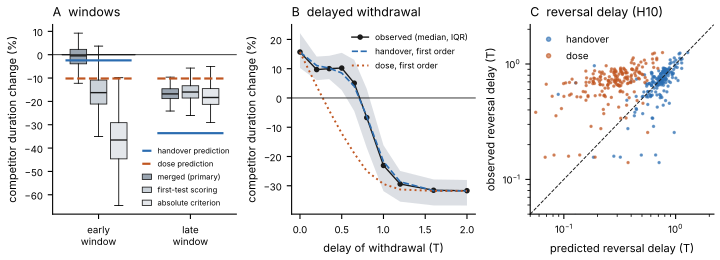

Python code for this plot:
"""Figure for the second registered test in Li et al.'s (2017) model (revised layout).
    python figure_li2017_test2_v2.py [results.json] [tests.json] [out.pdf]
(A) early and late windows under the three registered scorings, with each account's predicted median;
(B) delayed withdrawal: observed median curve and the first-order curves of the two accounts;
(C) observed reversal delay against each account's prediction, per configuration (H10)."""
import sys, json
import numpy as np
import matplotlib
matplotlib.use('Agg')
import matplotlib.pyplot as plt

plt.rcParams.update({'figure.dpi': 110, 'savefig.dpi': 300, 'font.size': 8, 'axes.spines.top': False,
                     'axes.spines.right': False, 'axes.labelsize': 8, 'axes.titlesize': 9, 'legend.fontsize': 7,
                     'xtick.labelsize': 7, 'ytick.labelsize': 7, 'figure.constrained_layout.use': True})
INK, ACC, WARN, MUT = '#1a1a1a', '#2b6cb0', '#c05621', '#9aa5b1'
src = sys.argv[1] if len(sys.argv) > 1 else 'li2017_test2_results.json'
tst = sys.argv[2] if len(sys.argv) > 2 else 'li2017_test2_tests.json'
out = sys.argv[3] if len(sys.argv) > 3 else 'figure_li2017_test2_v2.pdf'
D, Tt = json.load(open(src)), json.load(open(tst))
M = D['results']['main']
T = np.array(M['T'], float)
DEL = [0.0] + list(D['settings']['DELAYS'])


def agg(rows, m):
    return np.array([np.nanmean([s[m] for s in r]) for r in rows], float)


def change(key, m='mBm'):
    b, c = agg(M['base'], m), agg(M['cond'][key], m)
    with np.errstate(all='ignore'):
        return np.where(b > 0, 100 * (c - b) / b, np.nan)


fig, ax = plt.subplots(1, 3, figsize=(7.2, 2.6))
# A
pos = {'mBm': -0.22, 'mB': 0.0, 'mBabs': 0.22}
lab = {'mBm': 'merged (primary)', 'mB': 'first-test scoring', 'mBabs': 'absolute criterion'}
col = {'mBm': MUT, 'mB': '#cbd2d9', 'mBabs': '#e4e7eb'}
for j, key in enumerate(('early_0.2', 'late_0.2')):
    for m in ('mBm', 'mB', 'mBabs'):
        x = change(key, m); x = x[np.isfinite(x)]
        bp = ax[0].boxplot([x], positions=[j + pos[m]], widths=0.18, showfliers=False, patch_artist=True,
                           boxprops=dict(facecolor=col[m], color=INK, lw=0.6), medianprops=dict(color=INK),
                           whiskerprops=dict(lw=0.6), capprops=dict(lw=0.6))
wp = Tt['window_predictions_median']
for j, (h_, d_) in enumerate(((wp['handover_early'], wp['dose_both']), (wp['handover_late'], wp['dose_both']))):
    ax[0].hlines(h_, j - 0.36, j + 0.36, color=ACC, lw=1.6, label='handover prediction' if j == 0 else None)
    ax[0].hlines(d_, j - 0.36, j + 0.36, color=WARN, lw=1.6, linestyles='dashed', label='dose prediction' if j == 0 else None)
for m in ('mBm', 'mB', 'mBabs'):
    ax[0].bar([0], [0], color=col[m], edgecolor=INK, lw=0.6, label=lab[m])
ax[0].axhline(0, color=INK, lw=0.6)
ax[0].set_xticks([0, 1]); ax[0].set_xticklabels(['early\nwindow', 'late\nwindow'])
ax[0].set_xlim(-0.5, 1.5)
ax[0].set_ylabel('competitor duration change (%)')
ax[0].set_title('A  windows', loc='left')
ax[0].legend(frameon=False, loc='lower right', fontsize=5.5, handlelength=1.2)
# B
keys = ['gated_0.2'] + [f'offset_0.2_x{d:g}' for d in DEL[1:]]
C = np.vstack([change(k) for k in keys]).T
s, u = change('gated_0.2'), change('ungated_0.2'); e = s - u
ph, pz = [], []
for i in range(len(T)):
    du = M['dists']['ungated_all'][i]
    if du is None or not np.isfinite(e[i]):
        ph.append([np.nan] * len(DEL)); pz.append([np.nan] * len(DEL)); continue
    Fq = lambda x: float(np.interp(x, np.asarray(du['q']), np.linspace(0, 1, 101), left=0, right=1))
    gq = lambda xT: float(np.interp(xT, np.linspace(0, 3, 301), du['g']))
    ph.append([s[i] - e[i] * Fq(d * T[i]) for d in DEL]); pz.append([s[i] - e[i] * gq(d) for d in DEL])
ph, pz = np.array(ph), np.array(pz)
med = np.nanmedian(C, 0); q1, q3 = np.nanpercentile(C, [25, 75], 0)
ax[1].fill_between(DEL, q1, q3, color=MUT, alpha=0.35, lw=0)
ax[1].plot(DEL, med, '-o', color=INK, ms=3, lw=1, label='observed (median, IQR)')
ax[1].plot(DEL, np.nanmedian(ph, 0), '--', color=ACC, lw=1.2, label='handover, first order')
ax[1].plot(DEL, np.nanmedian(pz, 0), ':', color=WARN, lw=1.4, label='dose, first order')
ax[1].axhline(0, color=INK, lw=0.6)
ax[1].set_xlabel('delay of withdrawal (T)'); ax[1].set_ylabel('competitor duration change (%)')
ax[1].set_title('B  delayed withdrawal', loc='left')
ax[1].legend(frameon=False, loc='upper right', fontsize=6)
# C
pc = Tt['H10']['per_config']
dp, dz = np.array(pc['dpred'], float), np.array(pc['ddose'], float)
do = np.array([np.nan if v is None else v for v in pc['dobs']], float)
ok = np.isfinite(dp) & np.isfinite(dz) & np.isfinite(do) & (do > 0)
ax[2].plot(dp[ok], do[ok], '.', color=ACC, ms=3, alpha=0.6, label='handover')
ax[2].plot(dz[ok], do[ok], '.', color=WARN, ms=3, alpha=0.6, label='dose')
lim = [0.05, 2.2]
ax[2].plot(lim, lim, '--', color=INK, lw=0.7)
ax[2].set_xscale('log'); ax[2].set_yscale('log'); ax[2].set_xlim(lim); ax[2].set_ylim(lim)
ax[2].set_xlabel('predicted reversal delay (T)'); ax[2].set_ylabel('observed reversal delay (T)')
ax[2].set_title('C  reversal delay (H10)', loc='left')
ax[2].legend(frameon=False, loc='upper left', markerscale=2)
fig.savefig(out)
print('wrote', out)
